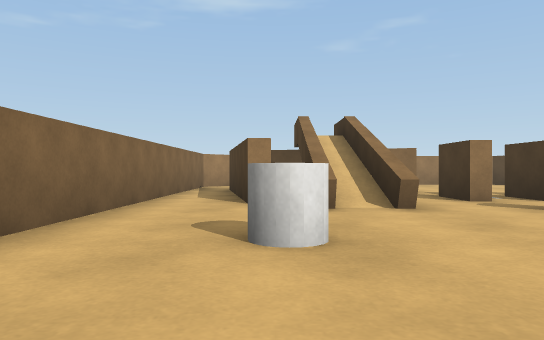
view 1 (above)

15 first-person views from a walk through a scene from a Unity 3-D project. The camera is 0.43 m above the floor, looks level and sees 70° across. The floor is counted in squares, 1 m on a side. Each view is taken from the middle of a square. On the plan, view 1 faces up. The plan holds only what a view shows up to about 9 squares ahead; the rest is blank. The place goes on beyond the plan. Surface patterns are stand-ins for the level's own textures.

view 2
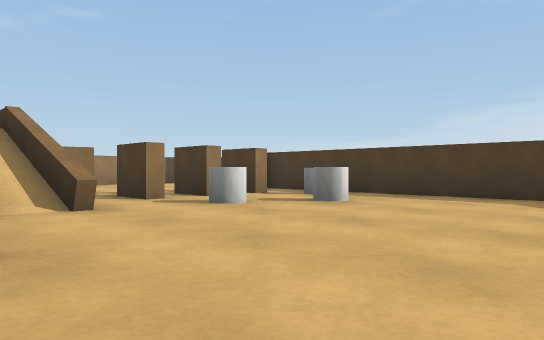

view 3
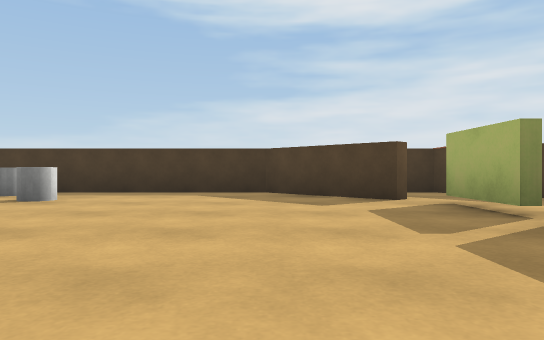

view 4
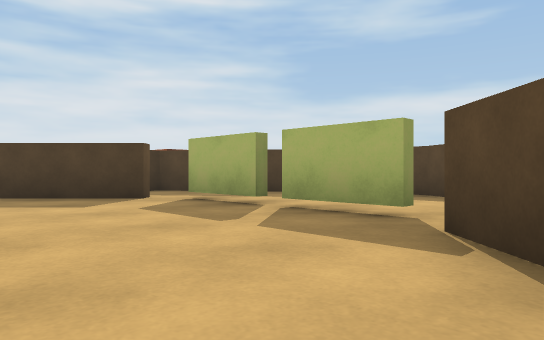

view 5
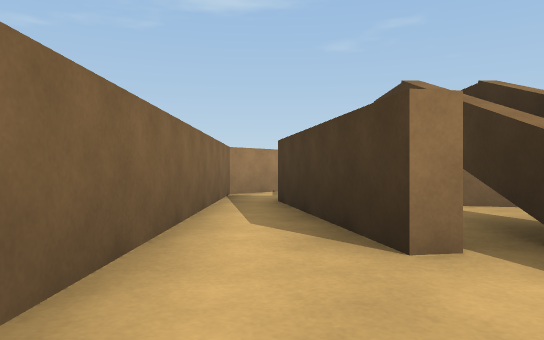

view 6
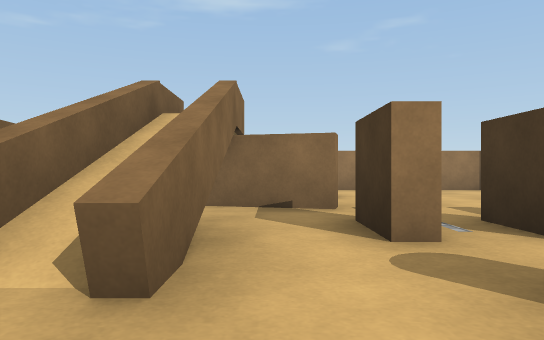

view 7
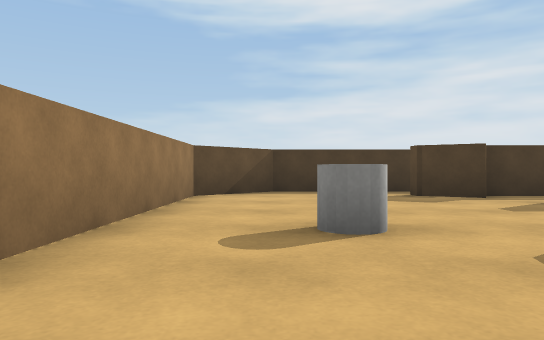

view 8
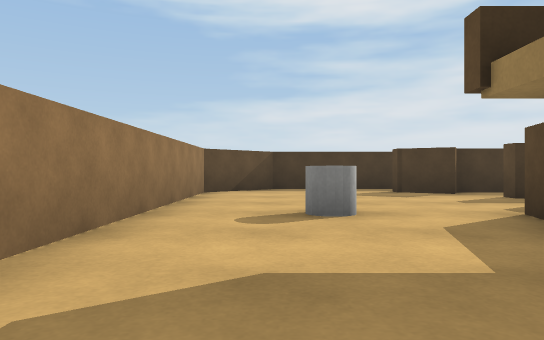

view 9
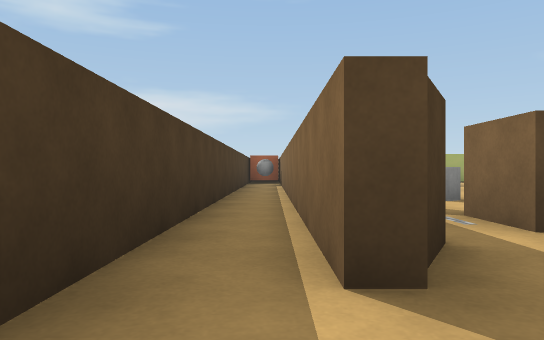

view 10
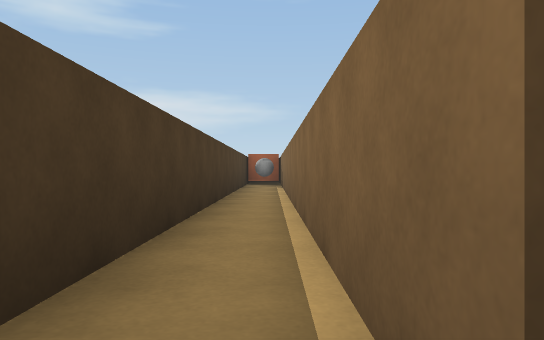

view 11
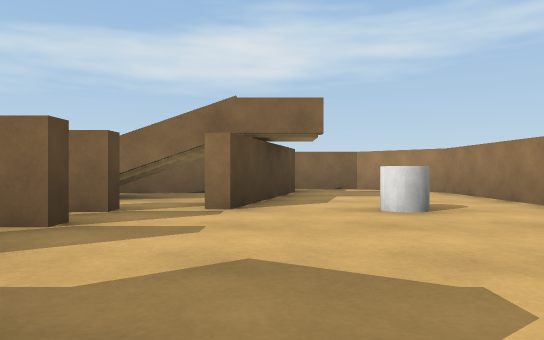

view 12
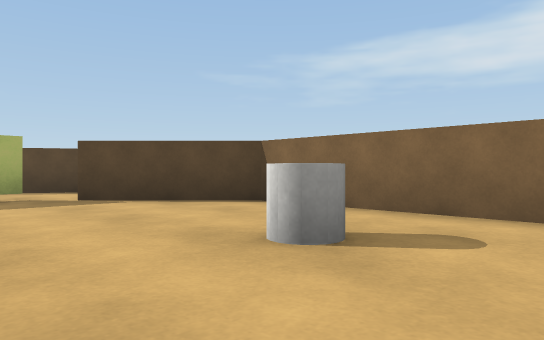

view 13
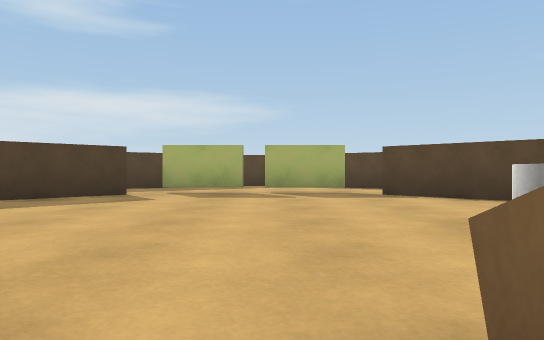

view 14
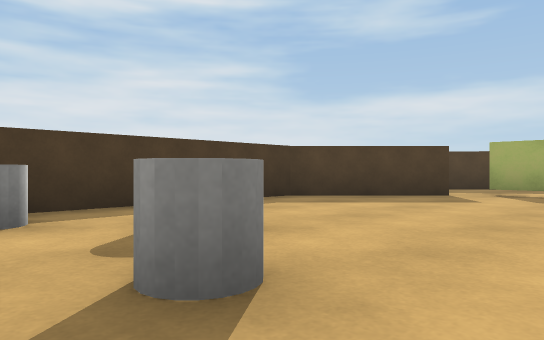

view 15
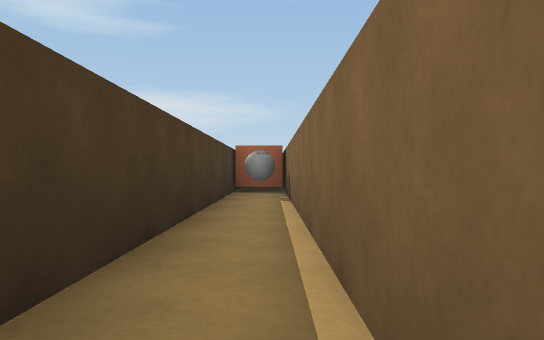

### Floor plan
Points are (right, up) in squares from view 1. A wall is a line through its corners. A room is listed if a view was taken in it or the views show most of it. See-through windows are left out.
Room 1 (views 1, 2, 3, 4, 5, 6, 7, 8, 9, 10, 11, 12, 13, 14, 15)
walls: (2.8, 7.2) (1.4, 7.6); (0.5, 4.8) (0.5, 6.2); (1.6, 7.1) (1.6, 4.1); (1.4, 7.9) (2.8, 7.5); (6.4, 5.4) (6.4, 6.5); (-0.3, 6.8) (0, 5) (-0.3, 5) (-0.9, 8.5); (6.7, 3.6) (6.7, -2.2); (6.7, 6.6) (6.7, 5.6); (-0.6, 8.5) (0.7, 8.1); (4.5, -1.8) (6.4, 0.1) (6.4, 3.6); (2.5, -2.3) (4.1, -2.3); (0.6, -2.3) (2.2, -2.3); (7.7, -2.5) (7.7, 10) (6.4, 11.3) (-0.4, 11.3) (-1.7, 9.9) (-1.7, 0) (0.1, -1.8)
low walls: (1.4, 4.1) (1.4, 7.1); (0.5, 6.9) (0.5, 8.1); (0.7, 8.1) (0.7, 4.8)
ways out: gap at (-1, 8)
objects: cylinder (0, 2); cylinder (3, 4); brown block (3, 6); cylinder (3, 9); brown block (4, 6); cylinder (5, 3); brown block (5, 6); cylinder (6, 4) to (6, 5); brown block (6, 7)

Positions as (right, up) in squares from view 1, and headings:
1: (0, 0), facing up
2: (0, 0), facing up-right
3: (-1, 0), facing right
4: (-1, 1), facing down-right
5: (-1, 3), facing up
6: (2, 3), facing up
7: (0, 10), facing right
8: (-1, 10), facing right
9: (7, 9), facing down
10: (7, 8), facing down
11: (7, 8), facing left
12: (2, 4), facing down-left
13: (2, 5), facing down
14: (2, 5), facing down-right
15: (7, 4), facing down
